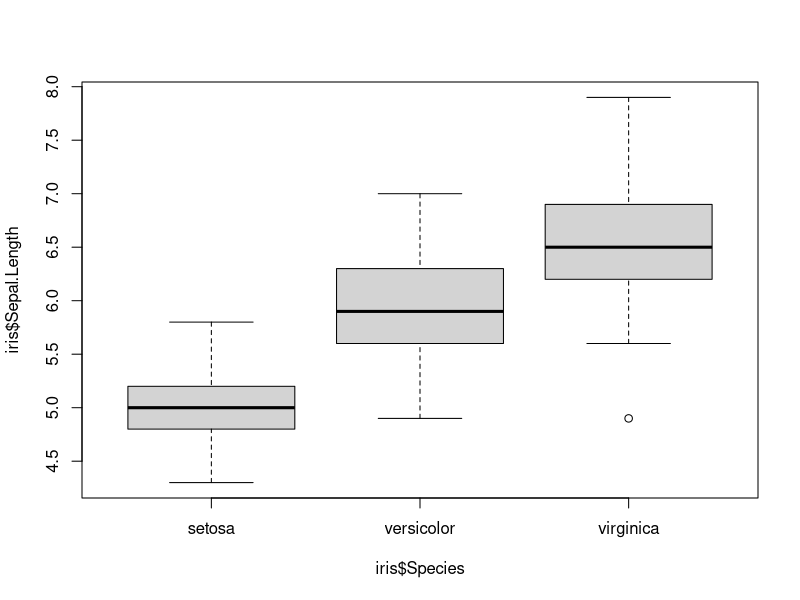
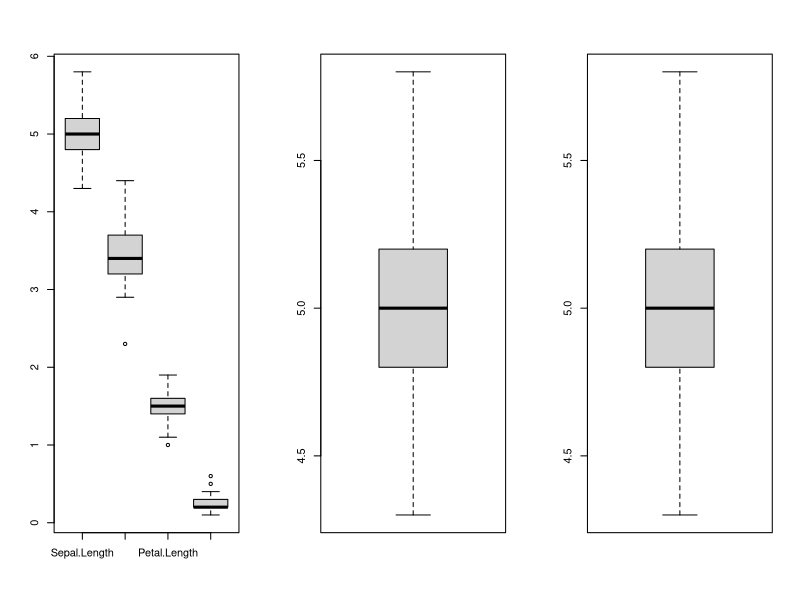
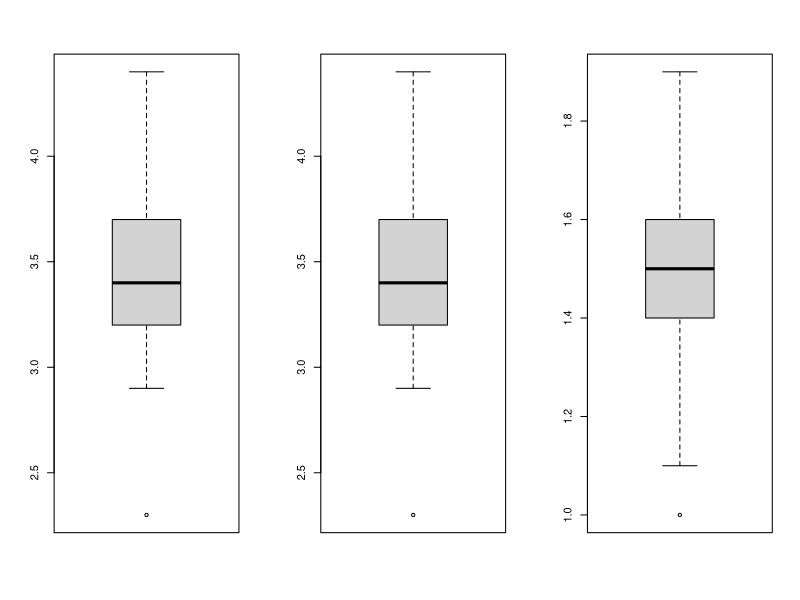
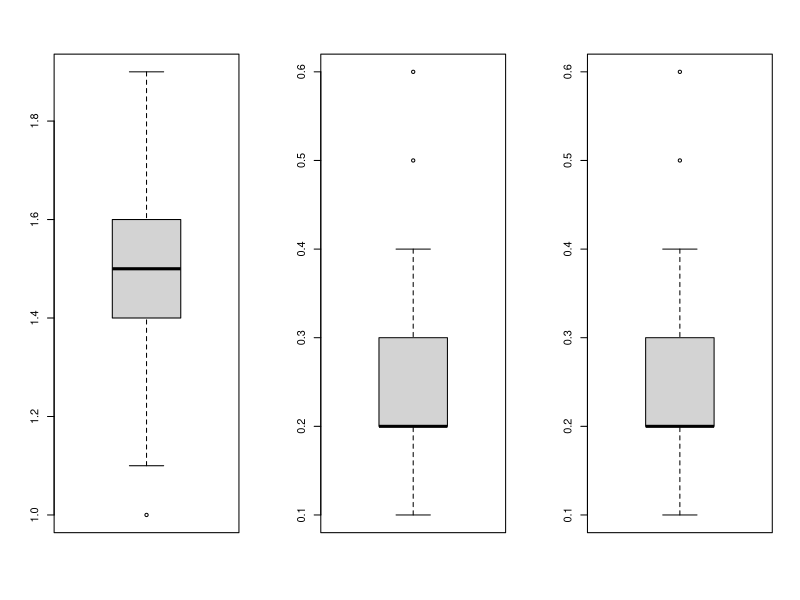
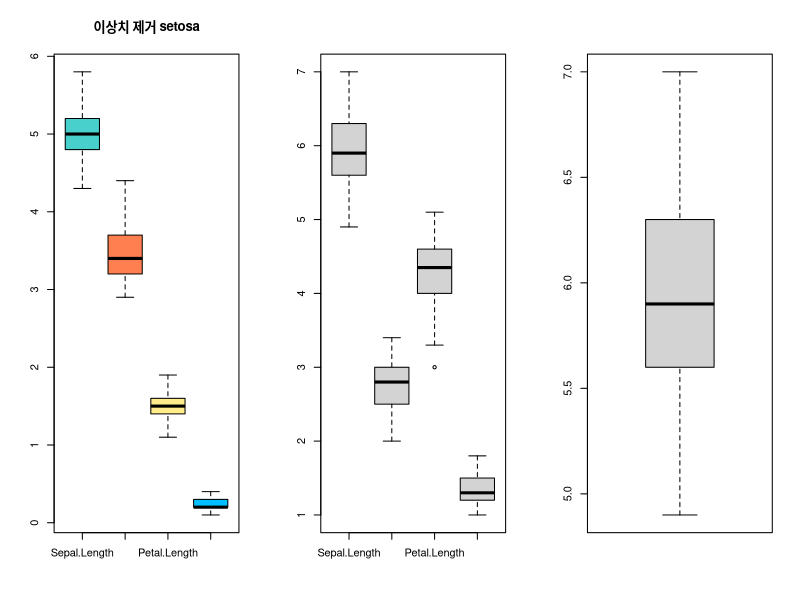
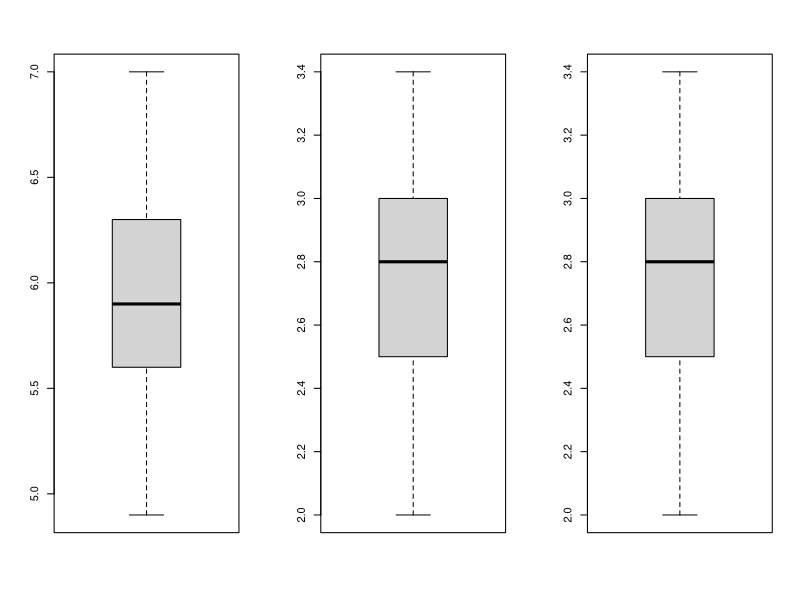
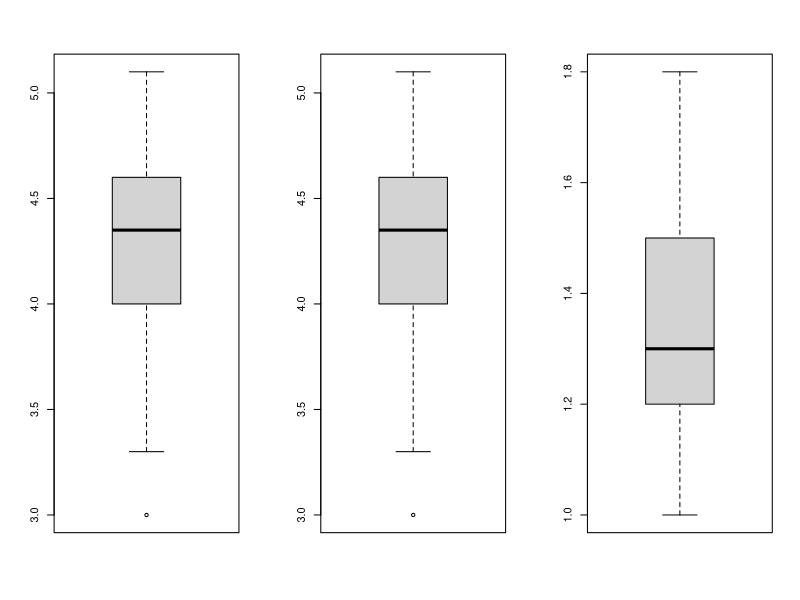
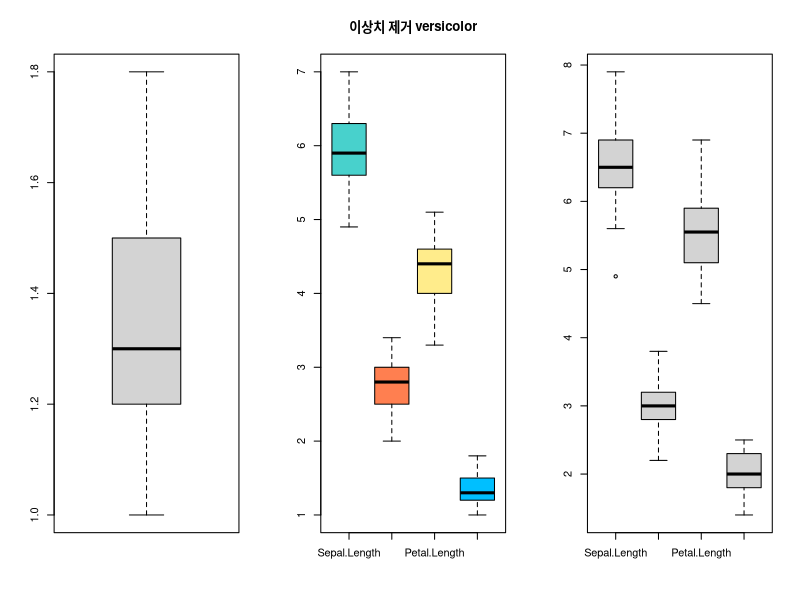

Recreate these plots in R, in order.
library(reshape)
library(dplyr)

boxplot(iris$Sepal.Length~iris$Species)

# 이상치 = Q1-1.5*IQR 보다 작거나
#          Q3+1.5*IQR 보다 큰 값
# IQR(Inter-Quartile Range)
# 참고 : https://m.blog.naver.com/PostView.nhn?blogId=2000051148&logNo=221157875274&proxyReferer=https%3A%2F%2Fwww.google.com%2F
str(iris)
summary(iris)
colors <- c("MediumTurquoise","Coral","LightGoldenrod1","DeepSkyblue")

par(mfrow=c(1,3))
# 이상치를 제거한 boxplot 
setosa <- iris %>% filter(Species=="setosa") %>% select(-Species)
boxplot(setosa)$stats # boxplot의 stat을 나타냄 (최소(울타리 맨 아래) Q1, median, Q3, 최대(울타리 맨 위) 
for (i in 1:4) {
  setosa[,i] <- ifelse(setosa[,i] < boxplot(setosa[,i])$stats[1] | setosa[,i] > boxplot(setosa[,i])$stats[5], NA, setosa[,i])
}
boxplot(setosa, na.rm=T, col=colors, main = "이상치 제거 setosa")


versicolor <- iris %>% filter(Species=="versicolor") %>% select(-Species)
boxplot(versicolor)$stats
for (i in 1:4) {
  versicolor[,i] <- ifelse(versicolor[,i] < boxplot(versicolor[,i])$stats[1] | versicolor[,i] > boxplot(versicolor[,i])$stats[5], NA, versicolor[,i])
}
boxplot(versicolor, na.rm=T, col=colors, main = "이상치 제거 versicolor")


virginica <- iris %>% filter(Species=="virginica") %>% select(-Species)
boxplot(virginica)$stats
for (i in 1:4) {
  virginica[,i] <- ifelse(virginica[,i] < boxplot(virginica[,i])$stats[1] | virginica[,i] > boxplot(virginica[,i])$stats[5], NA, virginica[,i])
}
boxplot(virginica, na.rm=T, col=colors, main = "이상치 제거 virginica")

par(mfrow=c(1,3))


par(mfrow=c(1,3))

install.packages("ggplot2")
library(ggplot2)
library(dplyr)

c("MediumTurquoise","Coral","DeepSkyblue","salmon","LightSkyBlue","Pink1",
  "IndianRed2","PaleGreen2","Plum","LightGoldenrod1","Sienna","OliveDrab",
  "CadetBlue2","Mediumpurple1","PaleVioletRed1","Gray40")

library(reshape2)

x <- melt(iris, id ="Species") 

ggplot(data=x , aes(x=variable, y=value, fill = variable)) + 
  geom_boxplot() + 
  facet_wrap(~Species) +
  theme_bw() + 
  theme(axis.text.x=element_text(angle=45, hjust=1))
